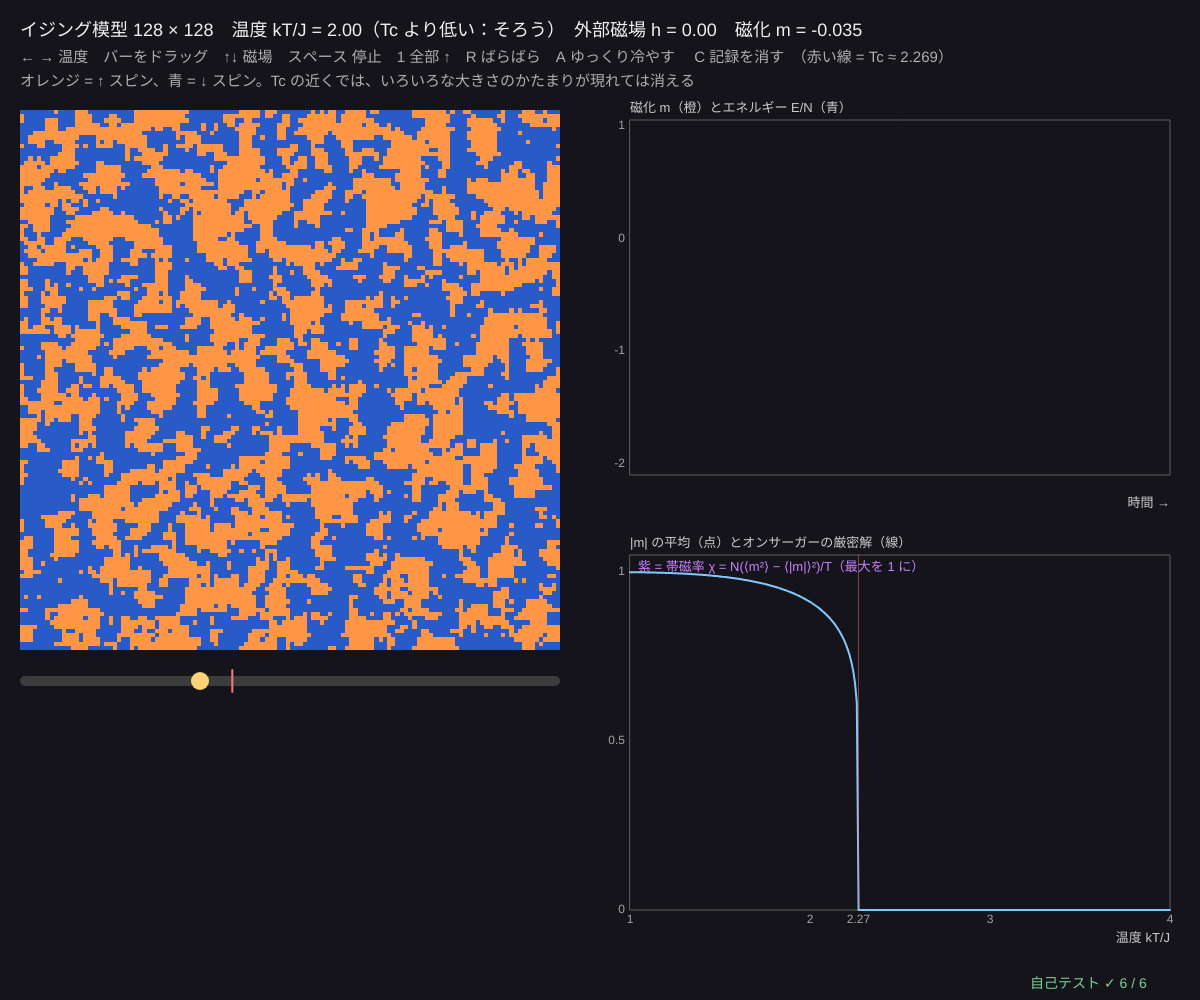
Frame 1 (no input)
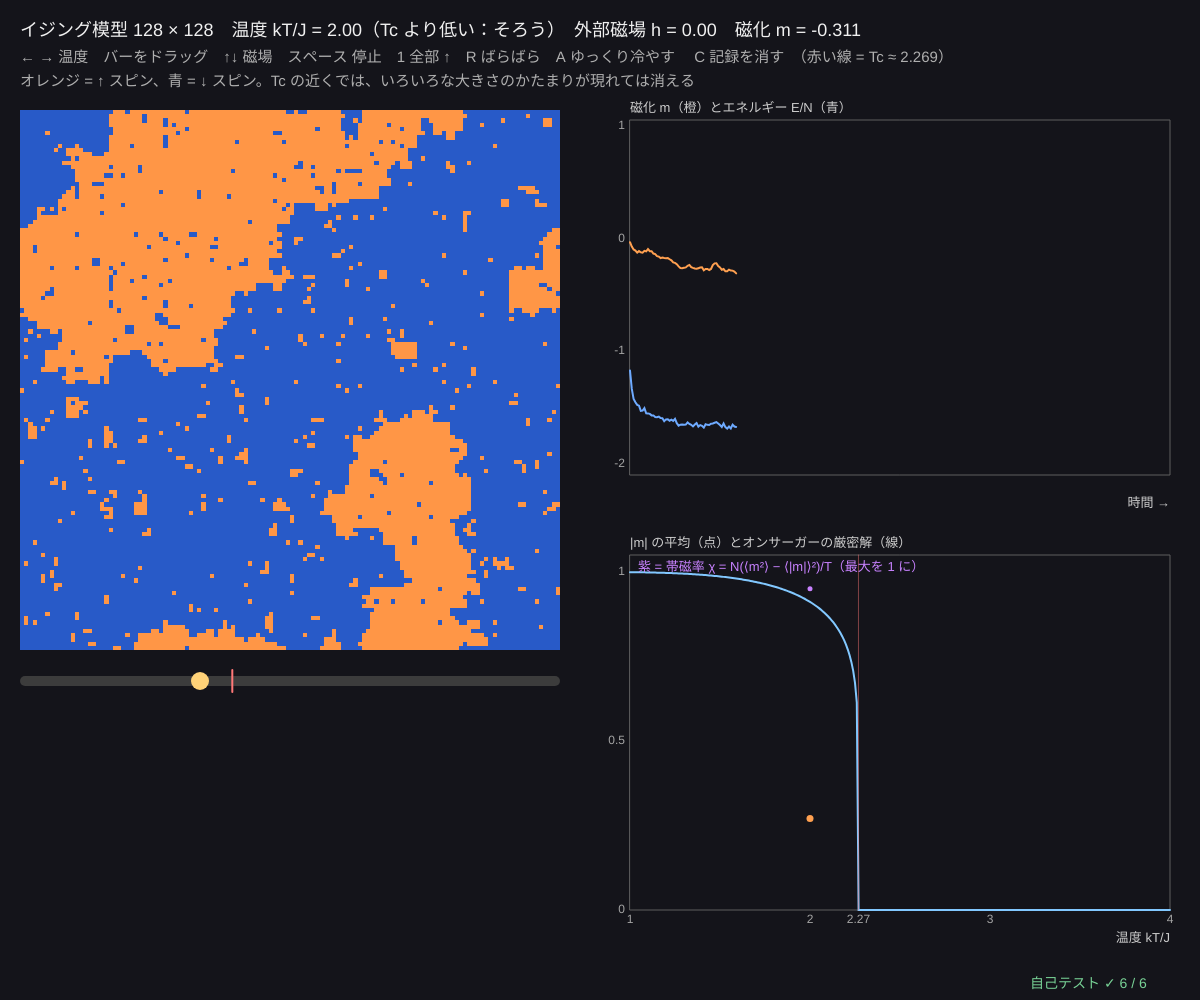
Frame 60 (no input)
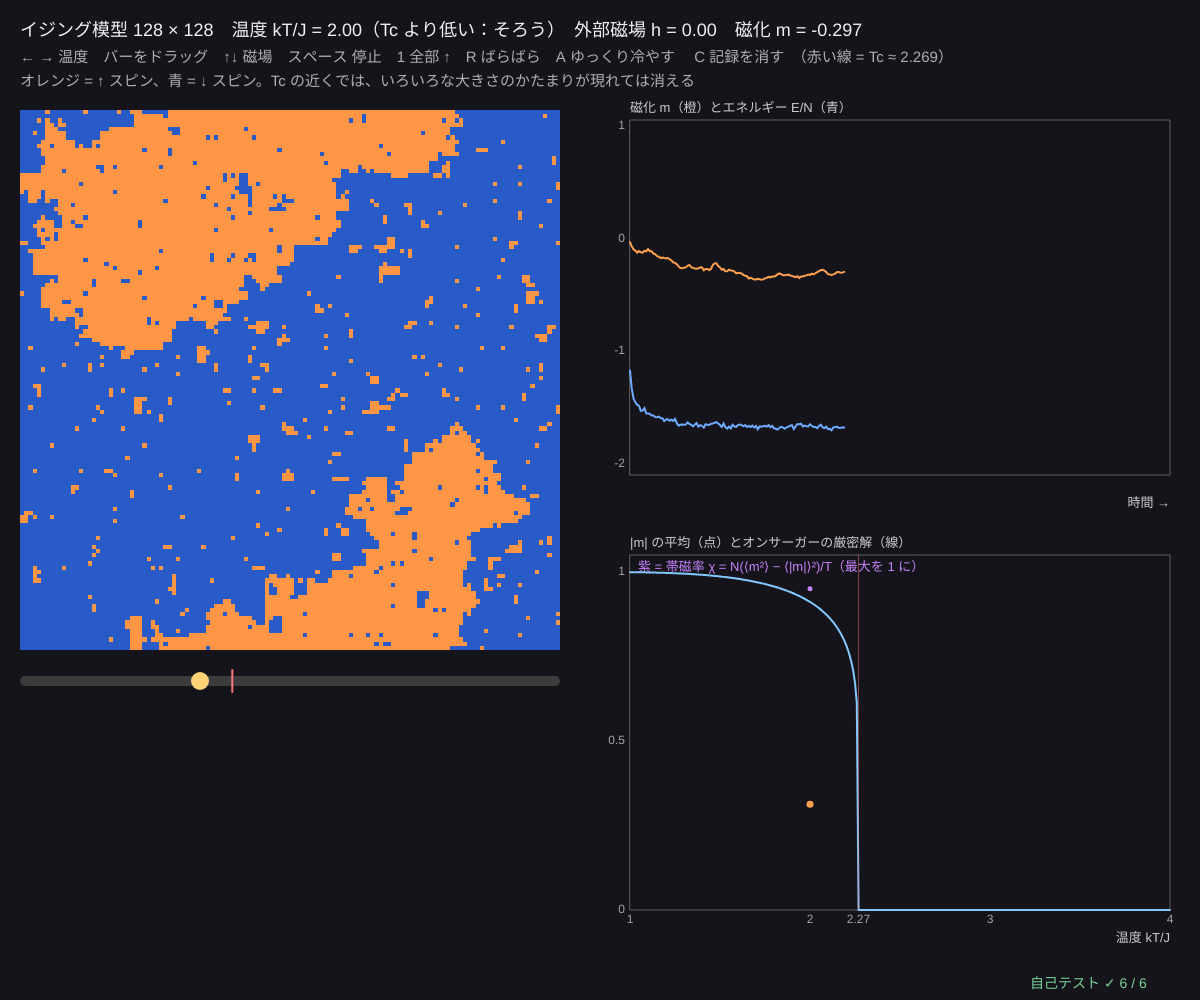
Frame 120 (the mouse pressed at the canvas centre since frame 60)

The p5.js sketch that drew these frames (run headless with seeded random() and noise() and a simulated clock; from frame 60 on, the mouse is pressed at the canvas centre):

// p5.js sketch
// ── sketch.js
// ============================================
// 11 イジング模型 ─ 小さな磁石（スピン ↑↓）の集まりが、温度を下げると突然そろう（相転移）
// エネルギー E = −J Σ(となり同士の積) − h Σ s。メトロポリス法：1 つのスピンを反転してみて、
// E が下がれば必ず、上がるなら確率 e^(−ΔE/kT) で受け入れる（市松模様の順に、全部を 1 回ずつ = 1 スイープ）
// 臨界温度 Tc = 2/ln(1 + √2) ≈ 2.269（オンサーガーの厳密解、J = k = 1）の近くで、ゆらぎがとても大きくなる
// ← → 温度 / 下のバーをクリック・ドラッグ / ↑↓ 外部磁場 h / スペース 一時停止 / 1 全部 ↑ / R ばらばら / A 温度をゆっくり下げる / C 記録を消す
// ============================================

const LSIZE = 128;                         // ★ 1 辺のスピンの数
const SWEEPS = 2;                      // ★ 1 コマのスイープ数
const TC = 2 / Math.log(1 + Math.SQRT2);
let spin, img, temp = 2.0, hField = 0, paused = false, scan = false, logM = [], rec = {}, tableT = -1, tableH = 99, acc = new Float64Array(10), framesAtT = 0;

function setup() { createCanvas(windowWidth, windowHeight); pixelDensity(1); img = createImage(LSIZE, LSIZE); selfTest(); seedRng(11); spin = makeSpins(LSIZE, 'random'); }
function makeSpins(n, how) { let s = new Int8Array(n * n); for (let i = 0; i < n * n; i++) s[i] = how === 'up' ? 1 : rnd() < 0.5 ? 1 : -1; return s; }
// 受け入れる確率の表：となり 4 つの和 nb（−4〜4）と自分 s から ΔE = 2s(nb + h)
function makeTable(t, h) { let a = new Float64Array(10); for (let k = 0; k < 5; k++) for (let si = 0; si < 2; si++) { let nb = 2 * k - 4, s = si ? 1 : -1, dE = 2 * s * (nb + h); a[2 * k + si] = dE <= 0 ? 1 : Math.exp(-dE / t); } return a; }
function sweep(s, n, a) {              // 市松模様の 2 色ずつ更新（周期境界）
  for (let p = 0; p < 2; p++) for (let y = 0; y < n; y++) {
    let up = ((y - 1 + n) % n) * n, dn = ((y + 1) % n) * n, row = y * n;
    for (let x = (y + p) % 2; x < n; x += 2) {
      let i = row + x, nb = s[row + ((x + 1) % n)] + s[row + ((x - 1 + n) % n)] + s[up + x] + s[dn + x];
      let pa = a[2 * ((nb + 4) / 2) + (s[i] > 0 ? 1 : 0)];
      if (pa >= 1 || rnd() < pa) s[i] = -s[i];
    }
  }
}
function magnet(s) { let m = 0; for (let v of s) m += v; return m / s.length; }
function energyPer(s, n, h) { let e = 0; for (let y = 0; y < n; y++) for (let x = 0; x < n; x++) { let i = y * n + x; e -= s[i] * (s[y * n + ((x + 1) % n)] + s[((y + 1) % n) * n + x]) + h * s[i]; } return e / (n * n); }
function onsagerM(t) { return t < TC ? Math.pow(1 - Math.pow(Math.sinh(2 / t), -4), 1 / 8) : 0; }   // 自発磁化の厳密解

function draw() {
  background(20, 20, 26);
  if (scan && frameCount % 150 === 0) { temp = Math.round((temp - 0.05) * 100) / 100; if (temp < 1.5) { temp = 1.5; scan = false; } }
  if (tableT !== temp || tableH !== hField) { acc = makeTable(temp, hField); tableT = temp; tableH = hField; framesAtT = 0; }
  if (!paused) {
    for (let k = 0; k < SWEEPS; k++) sweep(spin, LSIZE, acc);
    framesAtT++;
    let m = magnet(spin), e = energyPer(spin, LSIZE, hField);
    logM.push([m, e]); if (logM.length > 300) logM.shift();
    if (framesAtT > 40 && hField === 0) {   // 温度ごとに |m| と m² の平均を記録
      let key2 = temp.toFixed(2), r = rec[key2] || (rec[key2] = { n: 0, am: 0, m2: 0 });
      r.n++; r.am += Math.abs(m); r.m2 += m * m;
    }
  }
  // ---- スピンの絵
  img.loadPixels();
  for (let i = 0; i < LSIZE * LSIZE; i++) { let o = 4 * i, up = spin[i] > 0; img.pixels[o] = up ? 255 : 40; img.pixels[o + 1] = up ? 150 : 90; img.pixels[o + 2] = up ? 70 : 200; img.pixels[o + 3] = 255; }
  img.updatePixels();
  let sz = Math.min(width * 0.45, height - 210), ox = 20, oy = 110;
  noSmooth(); image(img, ox, oy, sz, sz); smooth();
  // 温度のバー
  let sy = oy + sz + 26; noStroke(); fill(60); rect(ox, sy, sz, 10, 5);
  let tx = ox + ((temp - 0.5) / 4.5) * sz; fill(255, 210, 120); circle(tx, sy + 5, 18);
  stroke(255, 120, 120); strokeWeight(2); let tcx = ox + ((TC - 0.5) / 4.5) * sz; line(tcx, sy - 6, tcx, sy + 16);
  if (mouseIsPressed && mouseY > sy - 15 && mouseY < sy + 25 && mouseX >= ox && mouseX <= ox + sz) temp = Math.round(clampv(0.5 + ((mouseX - ox) / sz) * 4.5, 0.5, 5) * 100) / 100;

  // ---- グラフ 1：m(t) と E/N
  let gx = ox + sz + 70, gw = width - gx - 30, gh = (height - 290) / 2;
  let g1 = { x: gx, y: 120, w: gw, h: gh, x0: 0, x1: 300, y0: -2.1, y1: 1.05 };
  plotAxes(g1, '時間 →', '磁化 m（橙）とエネルギー E/N（青）', [], [-2, -1, 0, 1]);
  stroke(255, 160, 80); strokeWeight(2); polyline(logM.map((v, k) => [gX(g1, k), gY(g1, v[0])]));
  stroke(110, 170, 255); polyline(logM.map((v, k) => [gX(g1, k), gY(g1, v[1])]));
  // ---- グラフ 2：温度ごとの |m| と、ゆらぎ（帯磁率）
  let g2 = { x: gx, y: g1.y + gh + 80, w: gw, h: gh, x0: 1, x1: 4, y0: 0, y1: 1.05 };
  plotAxes(g2, '温度 kT/J', '|m| の平均（点）とオンサーガーの厳密解（線）', [1, 2, TC, 3, 4].map((v) => +v.toFixed(3)), [0, 0.5, 1]);
  stroke(130, 200, 255); strokeWeight(2); polyline(Array.from({ length: 301 }, (_, k) => { let t = 1 + (k / 300) * 3; return [gX(g2, t), gY(g2, onsagerM(t))]; }));
  stroke(255, 120, 120, 120); strokeWeight(1); line(gX(g2, TC), g2.y, gX(g2, TC), g2.y + g2.h);
  let chiMax = 1e-9; for (let k in rec) { let r = rec[k]; chiMax = Math.max(chiMax, (LSIZE * LSIZE * (r.m2 / r.n - (r.am / r.n) ** 2)) / +k); }
  noStroke();
  for (let k in rec) {
    let r = rec[k], t = +k, am = r.am / r.n, chi = (LSIZE * LSIZE * (r.m2 / r.n - am * am)) / t;
    fill(255, 160, 80); circle(gX(g2, t), gY(g2, am), 7); fill(200, 130, 255); circle(gX(g2, t), gY(g2, (chi / chiMax) * 0.95), 5);
  }
  fill(200, 130, 255); textSize(13); text('紫 = 帯磁率 χ = N(⟨m²⟩ − ⟨|m|⟩²)/T（最大を 1 に）', g2.x + 8, g2.y + 16);

  // ---- 文字
  let m = logM.length ? logM[logM.length - 1][0] : 0;
  fill(240); textSize(18); textAlign(LEFT, BASELINE);
  text('イジング模型 ' + LSIZE + ' × ' + LSIZE + '　温度 kT/J = ' + temp.toFixed(2) + (temp < TC ? '（Tc より低い：そろう）' : '（Tc より高い：ばらばら）') + '　外部磁場 h = ' + hField.toFixed(2) + '　磁化 m = ' + m.toFixed(3), 20, 36);
  fill(175); textSize(15);
  text('← → 温度　バーをドラッグ　↑↓ 磁場　スペース 停止　1 全部 ↑　R ばらばら　A ゆっくり冷やす ' + (scan ? '中' : '') + '　C 記録を消す　（赤い線 = Tc ≈ ' + TC.toFixed(3) + '）', 20, 62);
  text('オレンジ = ↑ スピン、青 = ↓ スピン。Tc の近くでは、いろいろな大きさのかたまりが現れては消える', 20, 86);
  drawSelfTest(width - 170, height - 12);
}

function keyPressed() {
  if (key === RIGHT_ARROW) temp = Math.min(5, Math.round((temp + 0.05) * 100) / 100);
  if (key === LEFT_ARROW) temp = Math.max(0.5, Math.round((temp - 0.05) * 100) / 100);
  if (key === UP_ARROW) hField = Math.min(1, Math.round((hField + 0.05) * 100) / 100);
  if (key === DOWN_ARROW) hField = Math.max(-1, Math.round((hField - 0.05) * 100) / 100);
  if (key === ' ') paused = !paused;
  if (key === '1') spin = makeSpins(LSIZE, 'up');
  if (key === 'r' || key === 'R') spin = makeSpins(LSIZE, 'random');
  if (key === 'a' || key === 'A') { scan = !scan; if (scan) { temp = 3.5; spin = makeSpins(LSIZE, 'random'); } }
  if (key === 'c' || key === 'C') rec = {};
  return false;
}

// ---- 自己テスト
function selfTest() {
  selfTestResults = [];
  seedRng(111);
  let n = 32, s = makeSpins(n, 'up');
  check('全部 ↑ のエネルギー E/N = −2J、市松模様は +2J', near(energyPer(s, n, 0), -2) && near(energyPer(new Int8Array(n * n).map((_, i) => ((i % n) + Math.floor(i / n)) % 2 ? 1 : -1), n, 0), 2));
  let a = makeTable(1.7, 0);
  check('詳細つり合い：受け入れの確率の比 = e^(−ΔE/kT)（ΔE = 4, 8）', near(a[2 * 3 + 1] / a[2 * 1 + 1], Math.exp(-4 / 1.7), 1e-12) && near(a[2 * 4 + 1], Math.exp(-8 / 1.7), 1e-12) && a[2 * 0 + 1] === 1);
  let z = makeTable(0.01, 0); for (let k = 0; k < 50; k++) sweep(s, n, z);
  check('kT → 0：全部 ↑ の基底状態のまま（m = 1）', magnet(s) === 1);
  let hot = makeSpins(n, 'up'), th = makeTable(10, 0), am = 0; for (let k = 0; k < 400; k++) { sweep(hot, n, th); if (k >= 100) am += Math.abs(magnet(hot)) / 300; }
  check('kT = 10（高温）：⟨|m|⟩ = ' + am.toFixed(3) + ' は小さい（< 0.1）', am < 0.1);
  check('オンサーガー：Tc = 2/ln(1 + √2) = 2.2692、M(kT = 2) = 0.9113', near(TC, 2.26919, 1e-5) && near(onsagerM(2), 0.91132, 1e-4));
  let c = makeSpins(n, 'up'), tc = makeTable(1.8, 0), mc = 0; for (let k = 0; k < 400; k++) { sweep(c, n, tc); if (k >= 100) mc += Math.abs(magnet(c)) / 300; }
  check('kT = 1.8 のメトロポリス法の ⟨|m|⟩ = ' + mc.toFixed(3) + ' ≈ 厳密解 ' + onsagerM(1.8).toFixed(3) + '（±0.03）', Math.abs(mc - onsagerM(1.8)) < 0.03);
  reportSelfTest();
}

// ---------- やってみよう ----------
// 1. R でばらばらにして、温度 1.5 にしよう。かたまり（磁区）がだんだん大きくなる様子を見よう
// 2. A でゆっくり冷やすと、Tc ≈ 2.27 のあたりで |m| が急に立ち上がる。点は厳密解の線に乗る？
// 3. 紫の点（帯磁率 = ゆらぎ）は、どの温度でいちばん大きい？
// 4. Tc より低い温度で ↑↓ の磁場をかけると、向きがそろって反転する？（ヒステリシス）
// 5. LSIZE を 32 にすると、Tc の近くのふるまいはどう変わる？（有限の大きさの効果）


// ==================================================
// ここから下は「熱力学の道具」（中身は読まなくても OK。消さないでね）
// ==================================================
// ---- 種つきの乱数（同じ種なら毎回同じ列）。シミュレーションと自己テストで使う
let rngState = 1;
function seedRng(s) { rngState = (s >>> 0) || 1; }
function rnd() {                       // 0〜1 の一様乱数（mulberry32）
  rngState = (rngState + 0x6d2b79f5) >>> 0;
  let t = rngState;
  t = Math.imul(t ^ (t >>> 15), t | 1);
  t ^= t + Math.imul(t ^ (t >>> 7), t | 61);
  return ((t ^ (t >>> 14)) >>> 0) / 4294967296;
}
function rndNormal() { let u = 1 - rnd(), v = rnd(); return Math.sqrt(-2 * Math.log(u)) * Math.cos(2 * Math.PI * v); }   // 標準正規分布
function clampv(v, a, b) { return v < a ? a : v > b ? b : v; }
// ---- グラフの道具：g = { x, y, w, h, x0, x1, y0, y1, logx, logy }
function gX(g, v) { let t = g.logx ? (Math.log(v) - Math.log(g.x0)) / (Math.log(g.x1) - Math.log(g.x0)) : (v - g.x0) / (g.x1 - g.x0); return g.x + clampv(t, -0.02, 1.02) * g.w; }
function gY(g, v) { let t = g.logy ? (Math.log(v) - Math.log(g.y0)) / (Math.log(g.y1) - Math.log(g.y0)) : (v - g.y0) / (g.y1 - g.y0); return g.y + g.h - clampv(t, -0.02, 1.02) * g.h; }
function plotAxes(g, xl, yl, xt, yt) {
  stroke(95); strokeWeight(1); noFill(); rect(g.x, g.y, g.w, g.h);
  noStroke(); fill(165); textSize(12); textAlign(CENTER, TOP);
  for (let v of xt) text(+v.toPrecision(3), gX(g, v), g.y + g.h + 4);
  textAlign(RIGHT, CENTER);
  for (let v of yt) text(+v.toPrecision(3), g.x - 5, gY(g, v));
  textAlign(LEFT, BASELINE); fill(205); textSize(13);
  text(xl, g.x + g.w - textWidth(xl), g.y + g.h + 32); text(yl, g.x, g.y - 8);
}
function polyline(pts) {               // 点が 2 つ以上あるときだけ折れ線を描く
  if (pts.length < 2) return;
  noFill(); beginShape(); for (let p of pts) vertex(p[0], p[1]); endShape();
}
// ---- 自己テストの道具
let selfTestResults = [];
function check(name, cond) { selfTestResults.push({ name, ok: !!cond }); }
function near(a, b, tol) { return a !== null && a !== undefined && isFinite(a) && Math.abs(a - b) <= (tol === undefined ? 1e-9 : tol); }
function reportSelfTest() { for (let r of selfTestResults) (r.ok ? console.log : console.error)((r.ok ? '✓ ' : '✗ ') + r.name); }
function selfTestLine() { let n = selfTestResults.filter((r) => r.ok).length; return '自己テスト ' + (n === selfTestResults.length ? '✓ ' : '✗ ') + n + ' / ' + selfTestResults.length; }
function drawSelfTest(x, y) { noStroke(); fill(selfTestResults.every((r) => r.ok) ? color(120, 210, 150) : color(255, 90, 90)); textSize(14); textAlign(LEFT, BASELINE); text(selfTestLine(), x, y); }
